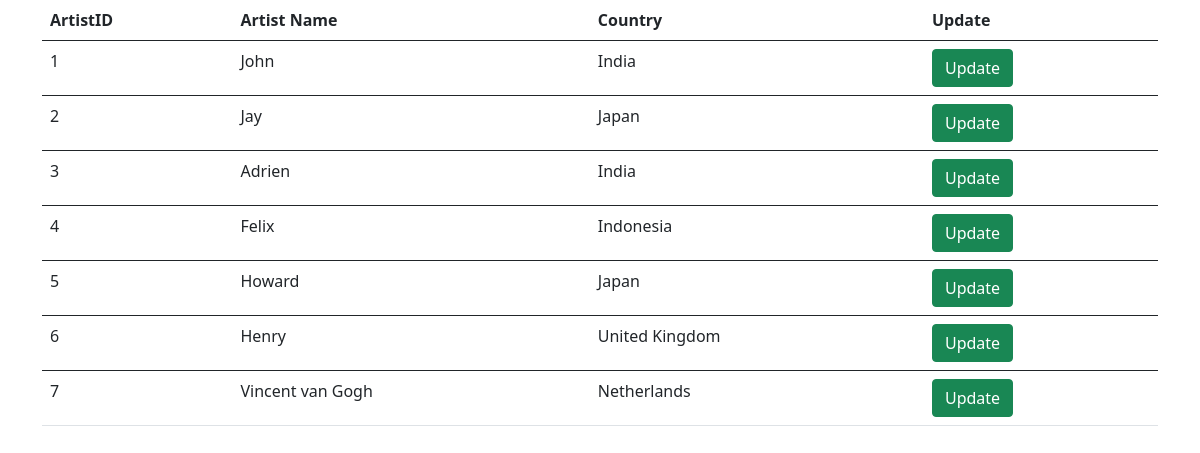
Page /artist_display.php on the committed database.
### tables this page shows
CREATE TABLE `artist` (
  `ArtistID` int UNSIGNED NOT NULL,
  `ArtistName` varchar(100) NOT NULL,
  `country` varchar(100) NOT NULL
);

### artist_display.php (the view, shortened to what this page needs)
<!doctype html>
<html lang="en">
<head>
  <link rel = "stylesheet" href="https://cdn.jsdelivr.net/npm/bootstrap@5.0.0-beta1/dist/css/bootstrap.min.css">
</head>
<body>
  <div class = "container">
    <div class = "row">
      <div class = "clo-lg-6 m-auto">
        <table class="table">
          <thead>
            <tr>
             <th scope="col">ArtistID</th>
              <th scope="col">Artist Name</th>
              <th scope="col">Country</th>
              <th scope="col">Update</th>
            </tr>
          </thead>
          <?php
            include 'open_connection.php';
            $query = "SELECT * FROM artist ";
            $result = mysqli_query($conn,$query);
            while($res=mysqli_fetch_array($result)){
            ?>
          <tbody>
            <tr>
           <td><?php echo $res['ArtistID'] ?></td>
              <td><?php echo $res['ArtistName'] ?></td>
              <td><?php echo $res['country'] ?></td>
              <td><a href = "artist_update.php?ArtistID=<?php echo $res['ArtistID'] ?>"><input type="button" class="btn btn-success" value="Update"></a></td>
            </tr>
          </tbody>
          <?php
        }
          ?>
        </table>
      </div>
    </div>
  </div>
</body>
</html>

### rows in the picture
artist: ArtistID "1", ArtistName "John", country "India"
artist: ArtistID "2", ArtistName "Jay", country "Japan"
artist: ArtistID "3", ArtistName "Adrien", country "India"
artist: ArtistID "4", ArtistName "Felix", country "Indonesia"
artist: ArtistID "5", ArtistName "Howard", country "Japan"
artist: ArtistID "6", ArtistName "Henry", country "United Kingdom"
artist: ArtistID "7", ArtistName "Vincent van Gogh", country "Netherlands"
